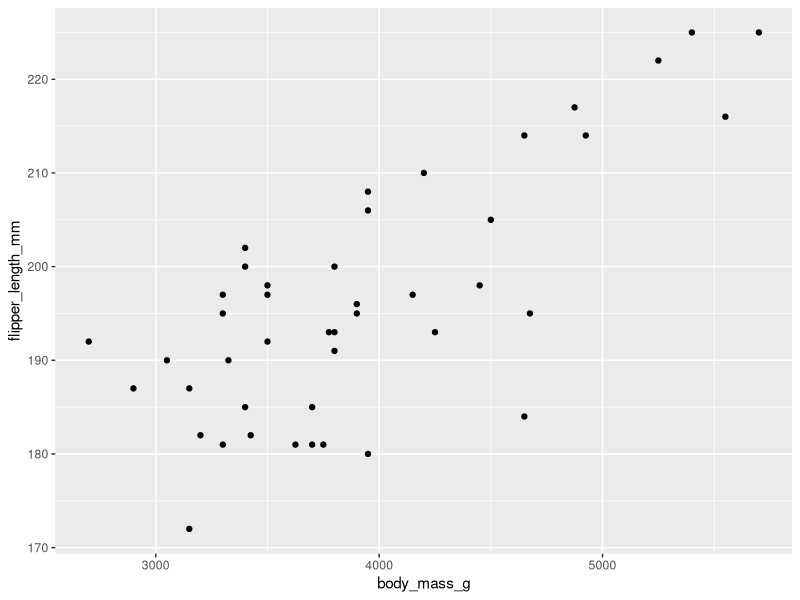
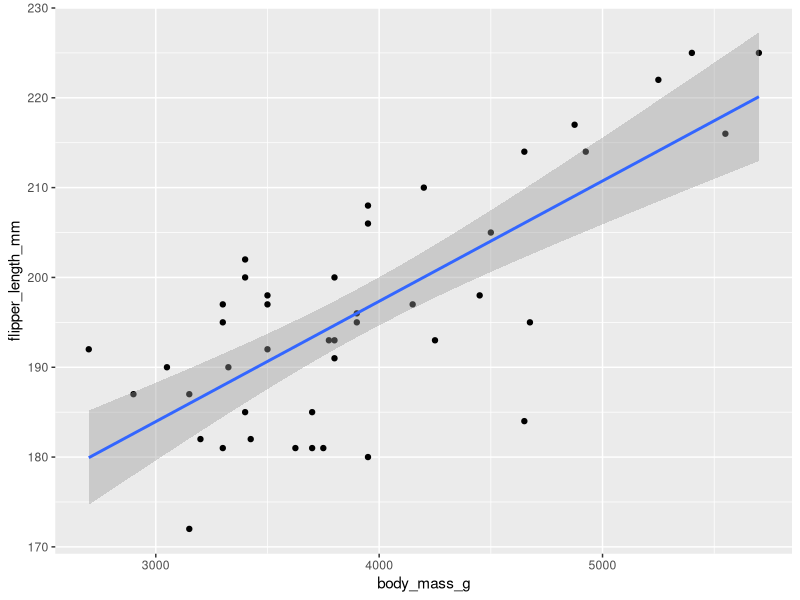
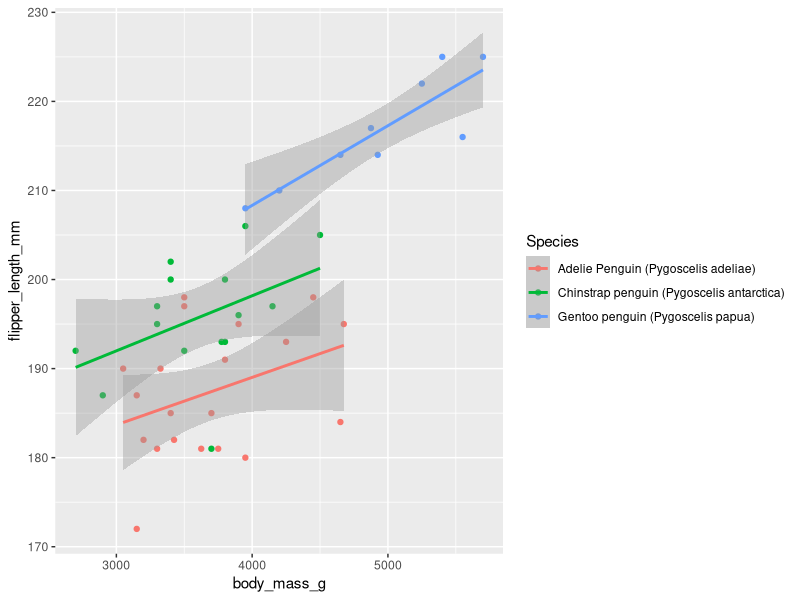
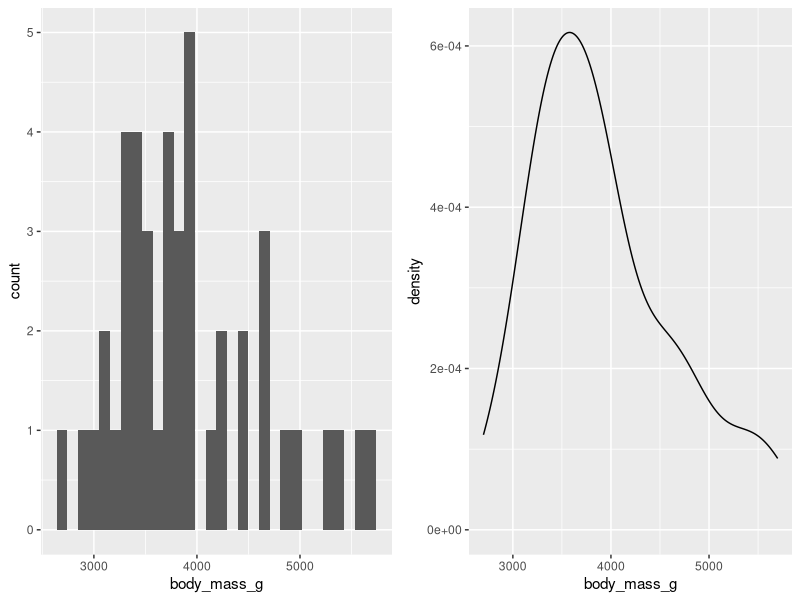
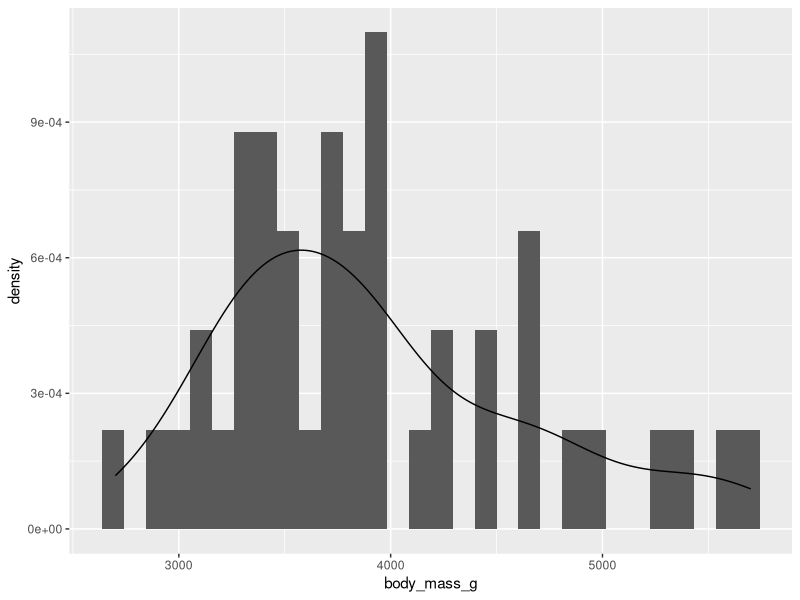
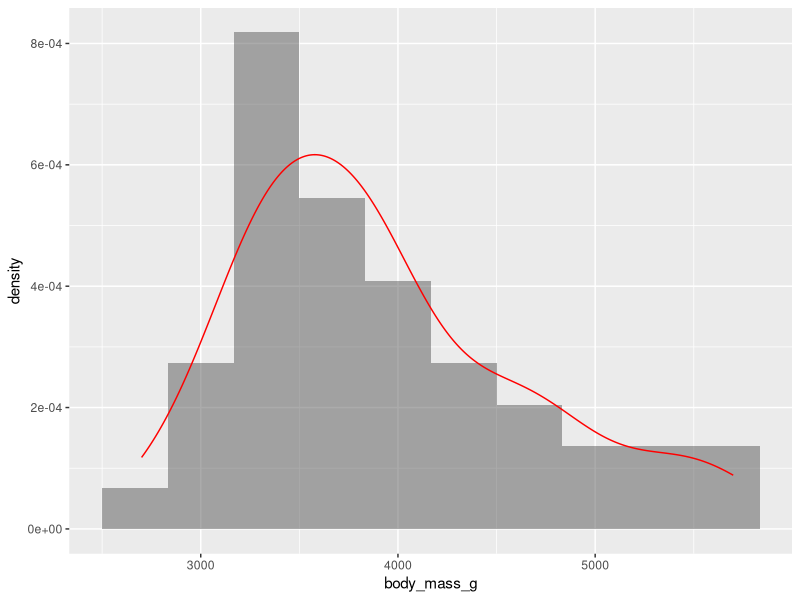
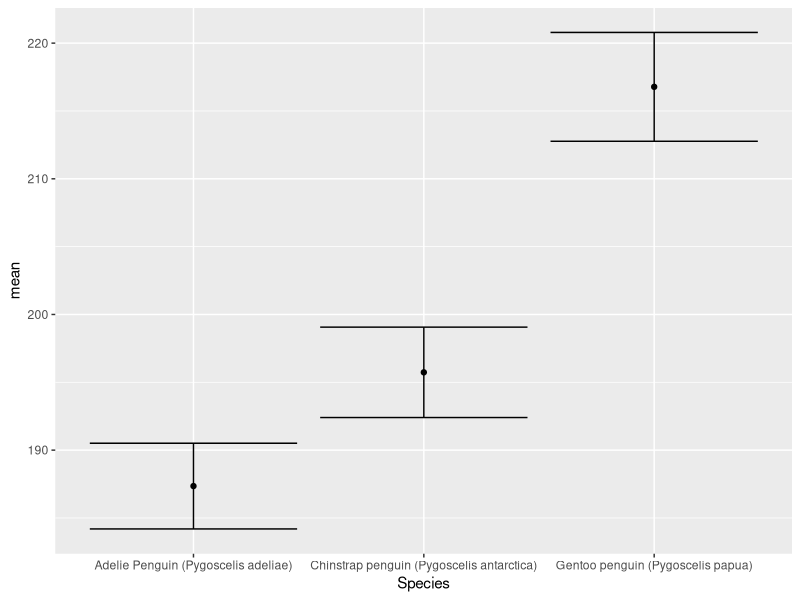
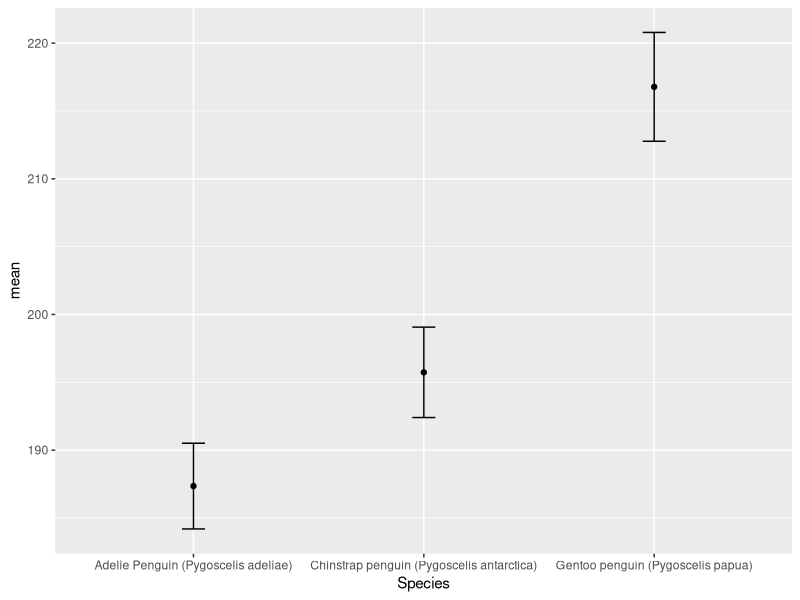

These figures' R source, in order:
## ---- chunk 1
knitr::opts_chunk$set(echo = TRUE)
## ---- chunk 2
library(tidyverse)
library(here)

penguin <- read_csv(here("data/penguins_clean.csv"))
## ---- chunk 3
ggplot(data = penguin,
       mapping = aes(x = body_mass_g, 
                     y = flipper_length_mm)) + 
  geom_point() 
## ---- chunk 4
ggplot(data = penguin,
       mapping = aes(x = body_mass_g, 
                     y = flipper_length_mm)) + 
  geom_point() + 
  geom_smooth(method = "lm")
## ---- chunk 5
ggplot(data = penguin,
       mapping = aes(x = body_mass_g, 
                     y = flipper_length_mm,
                     color = Species)) + 
  geom_point() + 
  geom_smooth(method = "lm")
## ---- chunk 6
h <- ggplot(penguin, 
       aes(x = body_mass_g)) + 
  geom_histogram()

d <- ggplot(penguin, 
       aes(x = body_mass_g)) + 
  geom_density()

ggpubr::ggarrange(h, d)
## ---- chunk 7
ggplot(penguin, 
       aes(x = body_mass_g, y = ..density..)) + 
  geom_histogram() + 
  geom_density()
## ---- chunk 8
ggplot(penguin, 
       aes(x = body_mass_g, y = ..density..)) + 
  geom_histogram(alpha = 0.5, bins = 10) + 
  geom_density(color = "red")
## ---- chunk 9
summ <- penguin %>% 
  group_by(Species) %>% 
  summarize(mean = mean(flipper_length_mm), # Sample mean
            sd = sd(flipper_length_mm), # Sample standard deviation
            n = n() # Sample size
            ) %>% 
  mutate(se = sd/sqrt(n), # standard error of the mean
         lcl = mean - se*1.96, # lower CI bound
         ucl = mean + se*1.96) # upper CI bound

summ
## ---- chunk 10
ggplot(summ, 
       aes(x = Species, y = mean)) + 
  geom_point() + 
  geom_errorbar(aes(ymin = lcl, ymax = ucl))
## ---- chunk 11
ggplot(summ, 
       aes(x = Species, y = mean)) + 
  geom_point() + 
  geom_errorbar(aes(ymin = lcl, ymax = ucl), width = 0.1)
## ---- chunk 12
ggplot(data = penguin,
       mapping = aes(x = body_mass_g, 
                     y = flipper_length_mm, 
                     color = Species)) + 
  geom_point() +
  facet_wrap(vars(Sex))
## ---- chunk 13
ggplot(data = penguin,
       mapping = aes(x = body_mass_g, 
                     y = flipper_length_mm)) + 
  geom_point() +
  facet_grid(rows = vars(Sex), 
             cols = vars(Species))
